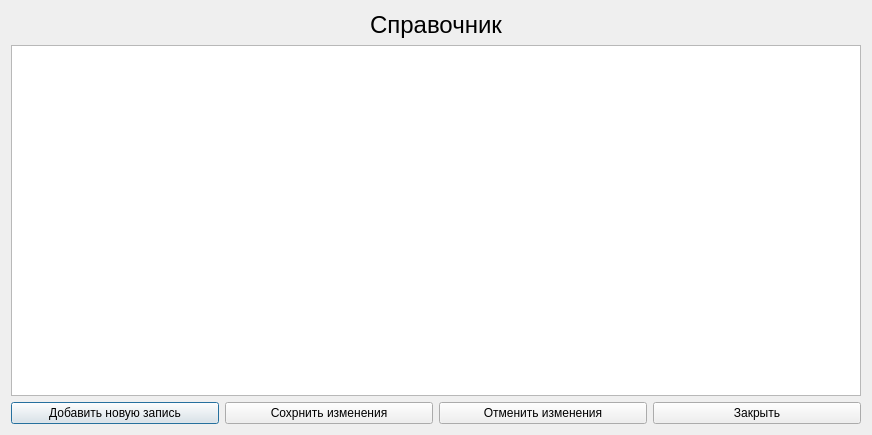
<?xml version="1.0" encoding="UTF-8"?>
<ui version="4.0">
 <class>HandbookDialog</class>
 <widget class="QDialog" name="HandbookDialog">
  <property name="geometry">
   <rect>
    <x>0</x>
    <y>0</y>
    <width>872</width>
    <height>435</height>
   </rect>
  </property>
  <property name="windowTitle">
   <string>Dialog</string>
  </property>
  <layout class="QGridLayout" name="gridLayout">
   <item row="0" column="0">
    <layout class="QHBoxLayout" name="horizontalLayout">
     <item>
      <spacer name="horizontalSpacer">
       <property name="orientation">
        <enum>Qt::Horizontal</enum>
       </property>
       <property name="sizeHint" stdset="0">
        <size>
         <width>40</width>
         <height>20</height>
        </size>
       </property>
      </spacer>
     </item>
     <item>
      <widget class="QLabel" name="label">
       <property name="font">
        <font>
         <pointsize>18</pointsize>
        </font>
       </property>
       <property name="text">
        <string>Справочник</string>
       </property>
      </widget>
     </item>
     <item>
      <spacer name="horizontalSpacer_2">
       <property name="orientation">
        <enum>Qt::Horizontal</enum>
       </property>
       <property name="sizeHint" stdset="0">
        <size>
         <width>40</width>
         <height>20</height>
        </size>
       </property>
      </spacer>
     </item>
    </layout>
   </item>
   <item row="1" column="0">
    <widget class="QTableView" name="tableView">
     <property name="contextMenuPolicy">
      <enum>Qt::CustomContextMenu</enum>
     </property>
     <attribute name="verticalHeaderVisible">
      <bool>false</bool>
     </attribute>
    </widget>
   </item>
   <item row="2" column="0">
    <layout class="QHBoxLayout" name="horizontalLayout_2">
     <item>
      <widget class="QPushButton" name="btnInsert">
       <property name="text">
        <string>Добавить новую запись</string>
       </property>
      </widget>
     </item>
     <item>
      <widget class="QPushButton" name="btnSave">
       <property name="text">
        <string>Сохрнить изменения</string>
       </property>
      </widget>
     </item>
     <item>
      <widget class="QPushButton" name="btnRevert">
       <property name="text">
        <string>Отменить изменения</string>
       </property>
      </widget>
     </item>
     <item>
      <widget class="QPushButton" name="btnExit">
       <property name="text">
        <string>Закрыть</string>
       </property>
      </widget>
     </item>
    </layout>
   </item>
  </layout>
 </widget>
 <resources/>
 <connections/>
</ui>
